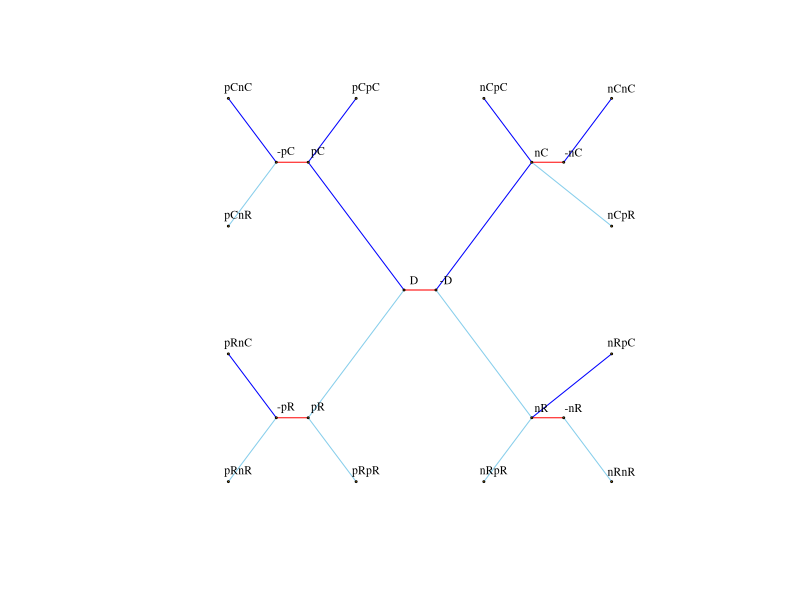
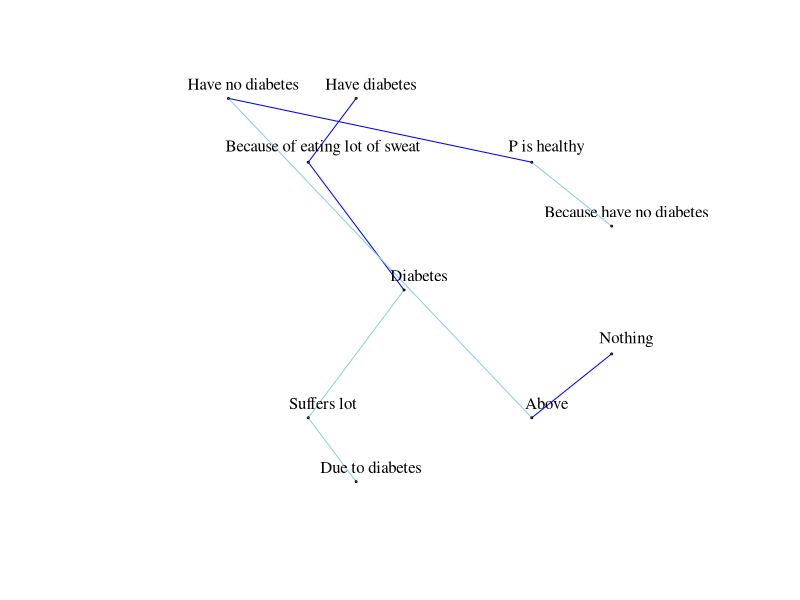

Write the R code that produced these figures, in order.
## ---- chunk 1
rm(list=ls())
knitr::opts_chunk$set(echo=F, warning=F, cache=F, message=F,
                      sanitiz=T, fig.width = 5, fig.height = 3)
## ---- chunk 2
library(tidyr)
library(dplyr)
library(ggplot2)
library(igraph)
char = as.character
num = function(x) {return(as.numeric(as.character(x)))}
## ---- chunk 3
df = read.csv("../../data/experiment1/all_data.csv") %>%
  mutate(response = char(response)) %>%
  filter(!(workerid %in% c(3,4,5,6)))
## ---- chunk 4
df$positive_response = gsub(
  "<span class='variable_word (name|him|he)'>\\{\\{\\}\\}</span>",
  "P",
  df$positive_response)
df$positive_response = gsub(
  "<span class='variable_word his'>\\{\\{\\}\\}</span>",
  "P's",
  df$positive_response)
## ---- chunk 5
# nodes = w0$response
transforms = c("p", "n")
frames = c("C", "R")
n_link_types = length(transforms)*length(frames)

graph_structure = data.frame(
  transform1 = c(rep(rep(transforms, c(2,2)), 1),
                 rep(rep(transforms, c(8,8)), 1)),
  frame1 = c(rep(rep(frames, c(1,1)), 2),
             rep(rep(frames, c(4,4)), 2)),
  transform2 = c(rep("", n_link_types),
                 rep(rep(transforms, c(2,2)), 4)),
  frame2 = c(rep("", n_link_types),
             rep(rep(frames, c(1,1)), 8)),
  stringsAsFactors=F) %>%
  filter(frame1==frame2 | transform1!=transform2) %>%
  mutate(var1 = paste(transform1, frame1, sep=""),
         var2 = paste(transform2, frame2, sep=""),
         variable = paste(var1, var2, sep="")) %>%
  mutate(source = ifelse(var2=="", "D", var1),
         target = variable,
         link_type = ifelse(var2=="", var1, var2)) %>%
  select(source, target, link_type)

negations = graph_structure %>% 
  filter(link_type %in% c("nC", "nR")) %>%
  mutate(target = paste("-", source, sep=""),
         link_type = "neg")
cause_negations = graph_structure %>% 
  filter(link_type=="nC") %>%
  mutate(source = paste("-", source, sep=""),
         link_type = "pC")
result_negations = graph_structure %>% 
  filter(link_type=="nR") %>%
  mutate(source = paste("-", source, sep=""),
         link_type = "pR")
graph_structure = graph_structure %>%
  filter(!(link_type %in% c("nC", "nR"))) %>%
  rbind(negations) %>% rbind(cause_negations) %>% rbind(result_negations)

graph_structure = graph_structure %>% unique()

edge_types = matrix(c(graph_structure$source, graph_structure$target), ncol=2) %>%
  t %>% c

link_color_map = c(
  pC = "blue",
  pR = "skyblue",
  nC = "red",
  nR = "pink",
  neg = "red"
)

link_colors = link_color_map[graph_structure$link_type]

abstract_graph = make_graph(edge_types, directed=F)

node_types = names(V(abstract_graph))

orig_node_types = c("D","pC","pR","nC","nR","pCpC","pCnC","pCnR","pRpR","pRnC","pRnR", "nCpC", "nCpR", "nCnC", "nRpC", "nRpR", "nRnR", "-D", "-pC", "-pR", "-nC", "-nR")
orig_node_positions = data.frame(
  variable = orig_node_types,
  #     D     pC    pR    nC    nR    pCpC pCnC pCnR pRpR pRnC pRnR nCpC nCpR nCnC nRpC nRpR nRnR -D    -pC   -pR   -nC   -nR
  r = c(2.75, 1.25, 1.25, 4.75, 4.75, 2,   0,   0,   2,   0,   0,   4,   6,   6,   6,   4,   6,   3.25, 0.75, 0.75, 5.25, 5.25),
  c = c(3,    5,    1,    5,    1,    6,   6,   4,   0,   2,   0,   6,   4,   6,   2,   0,   0,   3,    5,    1,    5,    1)
)
node_positions = data.frame(
    variable = node_types
  ) %>%
  mutate(r = sapply(char(variable), function(v) {return((orig_node_positions %>% filter(variable==v))$r[1])})) %>%
  mutate(c = sapply(char(variable), function(v) {return((orig_node_positions %>% filter(variable==v))$c[1])}))

abstract_layout = matrix(c(node_positions$r, node_positions$c), byrow=F, ncol=2)

plot(abstract_graph,
     vertex.size=1,
     vertex.label.cex=0.7,
     vertex.label.color="black",
     vertex.label.dist=1,
     edge.color=link_colors,
     layout=abstract_layout)

# layout_as_tree(abstract_graph)
## ---- chunk 6
# great examples: 10, 11, 17, 18, 19
# tautological: 7
# messy: 8, 12
# worker_to_graph = 19

worker_to_graph = 8
w = df %>%
  select(response, positive_response, variable, workerid) %>%
  filter(workerid==worker_to_graph) %>%
  filter(!is.na(response))
responses = w$positive_response
names(responses) = w$variable

edges_df = graph_structure %>%
  select(source, target, link_type) %>%
  filter(target %in% w$variable & source %in% w$variable) %>%
  mutate(source = responses[source],
         target = responses[target])
edges = matrix(c(edges_df$source, edges_df$target), ncol=2) %>%
  t %>% c

link_colors = link_color_map[edges_df$link_type]

g = make_graph(edges, directed=F)

nodes = names(V(g))

# get node locations
row_pos = node_positions$r
names(row_pos) = node_positions$variable
col_pos = node_positions$c
names(col_pos) = node_positions$variable

nodes_df = w %>% group_by(positive_response) %>%
  summarise(variable = variable[1])
first_vars = nodes_df$variable
names(first_vars) = nodes_df$positive_response

positions = data.frame(
  positive_response = nodes,
  variable = first_vars[nodes],
  stringsAsFactors = F) %>%
  mutate(r = row_pos[char(variable)],
         c = col_pos[char(variable)])

g_layout = matrix(c(positions$r, positions$c), byrow=F, ncol=2)

# pdf(file=paste("graphs/s", worker_to_graph, ".pdf", sep=""))
plot(g,
     vertex.size=1,
     vertex.label.cex=1,
     vertex.label.color="black",
     vertex.label.dist=1.5,
     edge.color=link_colors,
     layout=g_layout)
# dev.off()
## ---- chunk 7

